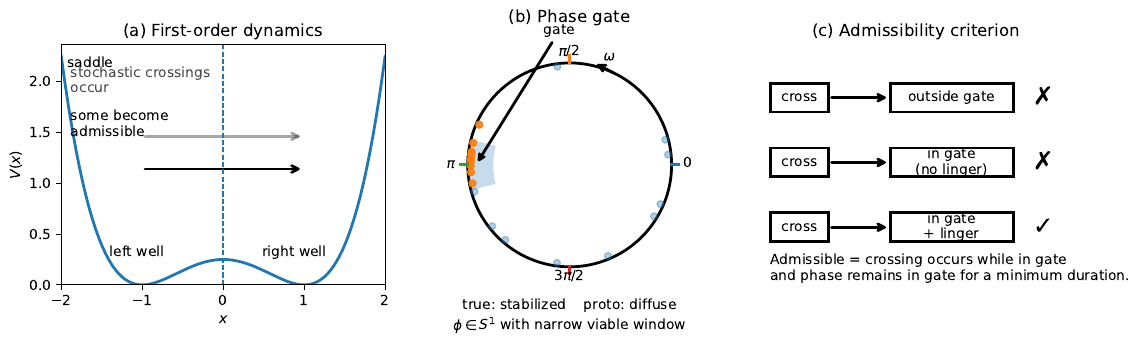

Python code for this plot:
import numpy as np
import matplotlib.pyplot as plt
from matplotlib.patches import Wedge, Circle, FancyArrowPatch, Rectangle

# ------------------------------------------------------------
# Conceptual schematic for Σ₂ toy:
# (a) double-well potential in x
# (b) phase circle with gate near phi = pi
# (c) admissibility logic: cross + linger
# ------------------------------------------------------------

def V(x):
    return 0.25 * (x**2 - 1)**2

def main():
    fig, axs = plt.subplots(1, 3, figsize=(12, 3.6))

    # -------------------------
    # (a) Double-well potential
    # -------------------------
    ax = axs[0]
    x = np.linspace(-2.0, 2.0, 600)
    y = V(x)
    ax.plot(x, y, linewidth=2)
    ax.set_title("(a) First-order dynamics")
    ax.set_xlabel("$x$")
    ax.set_ylabel("$V(x)$")
    ax.set_xlim(-2, 2)
    ax.set_ylim(0, y.max() * 1.05)

    # Mark wells and saddle
    ax.axvline(0.0, linestyle="--", linewidth=1)
    ax.text(0.02, 0.95, "saddle", transform=ax.transAxes, va="top")
    ax.text(0.15, 0.12, "left well", transform=ax.transAxes)
    ax.text(0.62, 0.12, "right well", transform=ax.transAxes)

    # Two conceptual crossings (arrows) — one "non-admissible" (gray), one "admissible" (black)
    # (These are illustrative only; not data-driven.)
    y_arrow = 0.65 * y.max()
    ax.add_patch(FancyArrowPatch(
        (-1.0, y_arrow), (1.0, y_arrow),
        arrowstyle="->", mutation_scale=12, linewidth=2, alpha=0.35
    ))
    ax.text(0.03, 0.80, "stochastic crossings\noccur", transform=ax.transAxes, alpha=0.7)

    ax.add_patch(FancyArrowPatch(
        (-1.0, y_arrow * 0.78), (1.0, y_arrow * 0.78),
        arrowstyle="->", mutation_scale=12, linewidth=2
    ))
    ax.text(0.03, 0.62, "some become\nadmissible", transform=ax.transAxes)

    # -------------------------
    # (b) Phase gate on S^1  (IMPROVED + collision-fixed)
    # -------------------------
    ax = axs[1]
    # Put title a bit higher so it doesn't collide with the top tick label
    ax.set_title("(b) Phase gate", pad=16)
    ax.set_aspect("equal")
    ax.axis("off")

    R = 1.0

    # Outer circle
    ax.add_patch(Circle((0, 0), R, fill=False, linewidth=2))

    # Gate wedge near phi = pi (left side)
    gate_center = np.pi
    gate_half_width = 0.25  # radians
    theta1 = np.degrees(gate_center - gate_half_width)
    theta2 = np.degrees(gate_center + gate_half_width)
    ax.add_patch(Wedge((0, 0), R, theta1, theta2, width=0.25, alpha=0.25))

    # Cardinal ticks + labels: 0, pi/2, pi, 3pi/2
    # Move labels slightly inward to avoid title/caption collisions.
    ticks = [
        (0.0, r"$0$"),
        (0.5*np.pi, r"$\pi/2$"),
        (np.pi, r"$\pi$"),
        (1.5*np.pi, r"$3\pi/2$"),
    ]
    for ang, lab in ticks:
        x0, y0 = R*np.cos(ang), R*np.sin(ang)
        x1, y1 = 1.07*R*np.cos(ang), 1.07*R*np.sin(ang)
        ax.plot([x0, x1], [y0, y1], linewidth=2)

        # label radius (inward vs previous)
        rl = 1.16 * R
        xt, yt = rl*np.cos(ang), rl*np.sin(ang)

        # Nudge the top and bottom labels slightly to avoid collisions
        if np.isclose(ang, 0.5*np.pi):
            yt -= 0.06   # move pi/2 label slightly down
        if np.isclose(ang, 1.5*np.pi):
            yt += 0.06   # move 3pi/2 label slightly up

        ax.text(xt, yt, lab, ha="center", va="center")

    # Label the gate with an annotation arrow (placed above-left)
    gx, gy = 0.92*R*np.cos(gate_center), 0.92*R*np.sin(gate_center)
    ax.annotate(
        "gate",
        xy=(gx, gy),
        xytext=(-0.10, 1.28),
        textcoords="data",
        ha="center",
        arrowprops=dict(arrowstyle="->", linewidth=2),
    )

    # Direction of rotation (omega): small tangent arrow near top-right
    ang = 0.35*np.pi
    p = np.array([R*np.cos(ang), R*np.sin(ang)])
    tdir = np.array([-np.sin(ang), np.cos(ang)])  # ccw tangent
    q = p + 0.25*tdir
    ax.add_patch(FancyArrowPatch(p, q, arrowstyle="->", mutation_scale=12, linewidth=2))
    ax.text(q[0] + 0.10, q[1] + 0.05, r"$\omega$", ha="left", va="center")

    # Conceptual phase samples (NOT data): proto scattered vs true clustered near gate
    rng = np.random.default_rng(0)

    # Proto: scattered points
    proto_pts = rng.uniform(0, 2*np.pi, size=10)
    ax.scatter(0.97*R*np.cos(proto_pts), 0.97*R*np.sin(proto_pts), s=25, alpha=0.35)

    # True: clustered points near gate_center
    true_pts = gate_center + rng.normal(scale=0.18, size=10)
    ax.scatter(0.97*R*np.cos(true_pts), 0.97*R*np.sin(true_pts), s=25, alpha=0.9)

    # Move captions well below the circle to avoid the bottom tick label region
    ax.text(-1.05, -1.42, "true: stabilized", ha="left")
    ax.text(1.05, -1.42, "proto: diffuse", ha="right")

    # Small legend line further down
    ax.text(0.0, -1.62, r"$\phi \in S^1$ with narrow viable window", ha="center")
    # -------------------------
    # (c) Admissibility logic
    # -------------------------
    ax = axs[2]
    ax.set_title("(c) Admissibility criterion")
    ax.axis("off")

    # Layout: three rows of "events" with simple boxes + labels
    # Row positions
    y0 = 0.78
    dy = 0.27

    def draw_case(y, label_left, label_right, ok):
        # Left small box: "cross?"
        ax.add_patch(Rectangle((0.05, y - 0.06), 0.18, 0.12, fill=False, linewidth=2))
        ax.text(0.14, y, label_left, ha="center", va="center")

        # Arrow to right box
        ax.add_patch(FancyArrowPatch(
            (0.23, y), (0.42, y),
            arrowstyle="->", mutation_scale=12, linewidth=2
        ))

        # Right box: "in gate + linger?"
        ax.add_patch(Rectangle((0.42, y - 0.06), 0.38, 0.12, fill=False, linewidth=2))
        ax.text(0.61, y, label_right, ha="center", va="center")

        # Result marker
        ax.text(0.86, y, "✓" if ok else "✗", fontsize=18, va="center")

    draw_case(y0, "cross", "outside gate", ok=False)
    draw_case(y0 - dy, "cross", "in gate\n(no linger)", ok=False)
    draw_case(y0 - 2*dy, "cross", "in gate\n+ linger", ok=True)

    ax.text(0.05, 0.02,
            "Admissible = crossing occurs while in gate\n"
            "and phase remains in gate for a minimum duration.",
            transform=ax.transAxes)

    plt.tight_layout()

    # Save outputs
    out_pdf = "08_TOY_MODELS/fig_sigma2_toy_schematic.pdf"
    out_png = "08_TOY_MODELS/fig_sigma2_toy_schematic.png"
    fig.savefig(out_pdf, bbox_inches="tight")
    fig.savefig(out_png, dpi=200, bbox_inches="tight")
    print(f"Wrote: {out_pdf}")
    print(f"Wrote: {out_png}")

    plt.show()


if __name__ == "__main__":
    main()